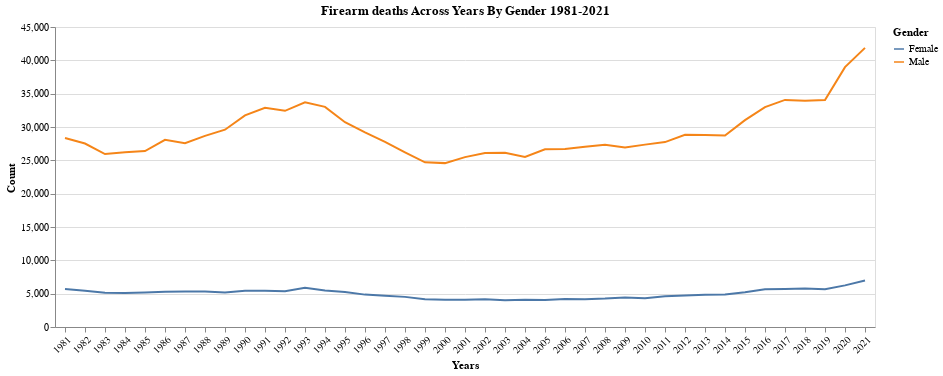

Notebook cell for this chart:
### Markdown cell above
#### Graph from HW3

### Code cell
gender_firearm_time = alt.Chart(firearm).transform_fold(
    ['Male','Female'],as_=['Gender','Count']

).mark_line( ).encode(
    alt.X('Years:O',
          axis = alt.Axis(labelAngle=-45)),
    alt.Y('Count:Q'),
    alt.Color('Gender:N'),
    tooltip = ['Years:O','Count:Q','Gender:N']
    
).properties(
    title=('Firearm deaths Across Years By Gender 1981-2021')
)
gender_firearm_time
